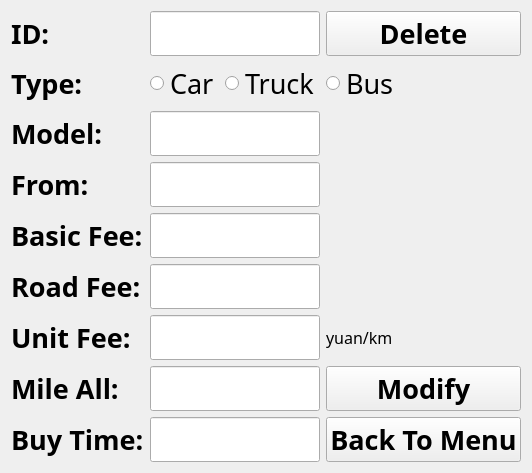
<?xml version="1.0" encoding="UTF-8"?>
<ui version="4.0">
 <class>modifyWidget</class>
 <widget class="QWidget" name="modifyWidget">
  <property name="geometry">
   <rect>
    <x>0</x>
    <y>0</y>
    <width>443</width>
    <height>300</height>
   </rect>
  </property>
  <property name="windowTitle">
   <string>Form</string>
  </property>
  <layout class="QGridLayout" name="gridLayout">
   <item row="0" column="0">
    <widget class="QLabel" name="label">
     <property name="font">
      <font>
       <family>HarmonyOS Sans SC</family>
       <pointsize>20</pointsize>
       <weight>75</weight>
       <bold>true</bold>
      </font>
     </property>
     <property name="text">
      <string>ID:</string>
     </property>
    </widget>
   </item>
   <item row="0" column="1" colspan="2">
    <widget class="QLineEdit" name="idEdit">
     <property name="font">
      <font>
       <family>HarmonyOS Sans SC</family>
       <pointsize>20</pointsize>
      </font>
     </property>
     <property name="maxLength">
      <number>9</number>
     </property>
    </widget>
   </item>
   <item row="0" column="3">
    <widget class="QPushButton" name="deleteButton">
     <property name="font">
      <font>
       <family>HarmonyOS Sans SC</family>
       <pointsize>20</pointsize>
       <weight>75</weight>
       <bold>true</bold>
      </font>
     </property>
     <property name="cursor">
      <cursorShape>PointingHandCursor</cursorShape>
     </property>
     <property name="text">
      <string>Delete</string>
     </property>
    </widget>
   </item>
   <item row="1" column="0">
    <widget class="QLabel" name="label_2">
     <property name="font">
      <font>
       <family>HarmonyOS Sans SC</family>
       <pointsize>20</pointsize>
       <weight>75</weight>
       <bold>true</bold>
      </font>
     </property>
     <property name="text">
      <string>Type:</string>
     </property>
    </widget>
   </item>
   <item row="1" column="1">
    <widget class="QRadioButton" name="carRadioButton">
     <property name="font">
      <font>
       <family>HarmonyOS Sans SC</family>
       <pointsize>20</pointsize>
      </font>
     </property>
     <property name="text">
      <string>Car</string>
     </property>
    </widget>
   </item>
   <item row="1" column="2">
    <widget class="QRadioButton" name="truckRadioButton">
     <property name="font">
      <font>
       <family>HarmonyOS Sans SC</family>
       <pointsize>20</pointsize>
      </font>
     </property>
     <property name="text">
      <string>Truck</string>
     </property>
    </widget>
   </item>
   <item row="1" column="3">
    <widget class="QRadioButton" name="busRadioButton">
     <property name="font">
      <font>
       <family>HarmonyOS Sans SC</family>
       <pointsize>20</pointsize>
      </font>
     </property>
     <property name="text">
      <string>Bus</string>
     </property>
    </widget>
   </item>
   <item row="2" column="0">
    <widget class="QLabel" name="label_11">
     <property name="font">
      <font>
       <family>HarmonyOS Sans SC</family>
       <pointsize>20</pointsize>
       <weight>75</weight>
       <bold>true</bold>
      </font>
     </property>
     <property name="text">
      <string>Model:</string>
     </property>
    </widget>
   </item>
   <item row="2" column="1" colspan="2">
    <widget class="QLineEdit" name="modelEdit">
     <property name="font">
      <font>
       <family>HarmonyOS Sans SC</family>
       <pointsize>20</pointsize>
      </font>
     </property>
     <property name="maxLength">
      <number>10</number>
     </property>
    </widget>
   </item>
   <item row="3" column="0">
    <widget class="QLabel" name="label_3">
     <property name="font">
      <font>
       <family>HarmonyOS Sans SC</family>
       <pointsize>20</pointsize>
       <weight>75</weight>
       <bold>true</bold>
      </font>
     </property>
     <property name="text">
      <string>From:</string>
     </property>
    </widget>
   </item>
   <item row="3" column="1" colspan="2">
    <widget class="QLineEdit" name="fromEdit">
     <property name="font">
      <font>
       <family>HarmonyOS Sans SC</family>
       <pointsize>20</pointsize>
      </font>
     </property>
     <property name="maxLength">
      <number>10</number>
     </property>
    </widget>
   </item>
   <item row="4" column="0">
    <widget class="QLabel" name="label_4">
     <property name="font">
      <font>
       <family>HarmonyOS Sans SC</family>
       <pointsize>20</pointsize>
       <weight>75</weight>
       <bold>true</bold>
      </font>
     </property>
     <property name="text">
      <string>Basic Fee:</string>
     </property>
    </widget>
   </item>
   <item row="4" column="1" colspan="2">
    <widget class="QLineEdit" name="basicFee">
     <property name="font">
      <font>
       <family>HarmonyOS Sans SC</family>
       <pointsize>20</pointsize>
      </font>
     </property>
     <property name="maxLength">
      <number>10</number>
     </property>
    </widget>
   </item>
   <item row="5" column="0">
    <widget class="QLabel" name="label_5">
     <property name="font">
      <font>
       <family>HarmonyOS Sans SC</family>
       <pointsize>20</pointsize>
       <weight>75</weight>
       <bold>true</bold>
      </font>
     </property>
     <property name="text">
      <string>Road Fee:</string>
     </property>
    </widget>
   </item>
   <item row="5" column="1" colspan="2">
    <widget class="QLineEdit" name="roadFee">
     <property name="font">
      <font>
       <family>HarmonyOS Sans SC</family>
       <pointsize>20</pointsize>
      </font>
     </property>
     <property name="maxLength">
      <number>10</number>
     </property>
    </widget>
   </item>
   <item row="6" column="0">
    <widget class="QLabel" name="label_6">
     <property name="font">
      <font>
       <family>HarmonyOS Sans SC</family>
       <pointsize>20</pointsize>
       <weight>75</weight>
       <bold>true</bold>
      </font>
     </property>
     <property name="text">
      <string>Unit Fee:</string>
     </property>
    </widget>
   </item>
   <item row="6" column="1" colspan="2">
    <widget class="QLineEdit" name="mileUnitEdit">
     <property name="font">
      <font>
       <family>HarmonyOS Sans SC</family>
       <pointsize>20</pointsize>
      </font>
     </property>
     <property name="maxLength">
      <number>10</number>
     </property>
    </widget>
   </item>
   <item row="6" column="3">
    <widget class="QLabel" name="label_10">
     <property name="font">
      <font>
       <family>HarmonyOS Sans SC</family>
       <pointsize>12</pointsize>
      </font>
     </property>
     <property name="text">
      <string>yuan/km</string>
     </property>
    </widget>
   </item>
   <item row="7" column="0">
    <widget class="QLabel" name="label_7">
     <property name="font">
      <font>
       <family>HarmonyOS Sans SC</family>
       <pointsize>20</pointsize>
       <weight>75</weight>
       <bold>true</bold>
      </font>
     </property>
     <property name="text">
      <string>Mile All:</string>
     </property>
    </widget>
   </item>
   <item row="7" column="1" colspan="2">
    <widget class="QLineEdit" name="mileAllEdit">
     <property name="font">
      <font>
       <family>HarmonyOS Sans SC</family>
       <pointsize>20</pointsize>
      </font>
     </property>
     <property name="maxLength">
      <number>10</number>
     </property>
    </widget>
   </item>
   <item row="7" column="3">
    <widget class="QPushButton" name="modifyButton">
     <property name="font">
      <font>
       <family>HarmonyOS Sans SC</family>
       <pointsize>20</pointsize>
       <weight>75</weight>
       <bold>true</bold>
      </font>
     </property>
     <property name="cursor">
      <cursorShape>PointingHandCursor</cursorShape>
     </property>
     <property name="text">
      <string>Modify</string>
     </property>
    </widget>
   </item>
   <item row="8" column="0">
    <widget class="QLabel" name="label_8">
     <property name="font">
      <font>
       <family>HarmonyOS Sans SC</family>
       <pointsize>20</pointsize>
       <weight>75</weight>
       <bold>true</bold>
      </font>
     </property>
     <property name="text">
      <string>Buy Time:</string>
     </property>
    </widget>
   </item>
   <item row="8" column="1" colspan="2">
    <widget class="QLineEdit" name="dateEdit">
     <property name="font">
      <font>
       <family>HarmonyOS Sans SC</family>
       <pointsize>20</pointsize>
      </font>
     </property>
     <property name="maxLength">
      <number>8</number>
     </property>
    </widget>
   </item>
   <item row="8" column="3">
    <widget class="QPushButton" name="returnButton">
     <property name="font">
      <font>
       <family>HarmonyOS Sans SC</family>
       <pointsize>20</pointsize>
       <weight>75</weight>
       <bold>true</bold>
      </font>
     </property>
     <property name="cursor">
      <cursorShape>PointingHandCursor</cursorShape>
     </property>
     <property name="text">
      <string>Back To Menu</string>
     </property>
    </widget>
   </item>
  </layout>
 </widget>
 <resources/>
 <connections/>
</ui>
